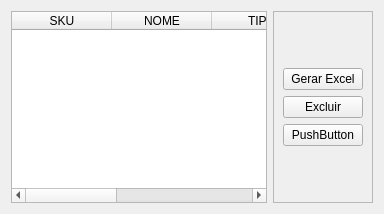
            <widget class="QWidget" name="pg_estoque">
             <layout class="QHBoxLayout" name="horizontalLayout_9">
              <item>
               <widget class="QTableWidget" name="tableWidget">
                <column>
                 <property name="text">
                  <string>SKU</string>
                 </property>
                </column>
                <column>
                 <property name="text">
                  <string>NOME</string>
                 </property>
                </column>
                <column>
                 <property name="text">
                  <string>TIPO</string>
                 </property>
                </column>
                <column>
                 <property name="text">
                  <string>TAMANHO</string>
                 </property>
                </column>
                <column>
                 <property name="text">
                  <string>QUANTIDADE</string>
                 </property>
                </column>
               </widget>
              </item>
              <item>
               <widget class="QFrame" name="frame_9">
                <property name="frameShape">
                 <enum>QFrame::StyledPanel</enum>
                </property>
                <property name="frameShadow">
                 <enum>QFrame::Raised</enum>
                </property>
                <layout class="QVBoxLayout" name="verticalLayout_9">
                 <item>
                  <spacer name="verticalSpacer_11">
                   <property name="orientation">
                    <enum>Qt::Vertical</enum>
                   </property>
                   <property name="sizeHint" stdset="0">
                    <size>
                     <width>20</width>
                     <height>40</height>
                    </size>
                   </property>
                  </spacer>
                 </item>
                 <item>
                  <widget class="QPushButton" name="pushButton">
                   <property name="text">
                    <string>Gerar Excel</string>
                   </property>
                  </widget>
                 </item>
                 <item>
                  <widget class="QPushButton" name="pushButton_2">
                   <property name="text">
                    <string>Excluir</string>
                   </property>
                  </widget>
                 </item>
                 <item>
                  <widget class="QPushButton" name="pushButton_3">
                   <property name="text">
                    <string>PushButton</string>
                   </property>
                  </widget>
                 </item>
                 <item>
                  <spacer name="verticalSpacer_12">
                   <property name="orientation">
                    <enum>Qt::Vertical</enum>
                   </property>
                   <property name="sizeHint" stdset="0">
                    <size>
                     <width>20</width>
                     <height>40</height>
                    </size>
                   </property>
                  </spacer>
                 </item>
                </layout>
               </widget>
              </item>
             </layout>
            </widget>
